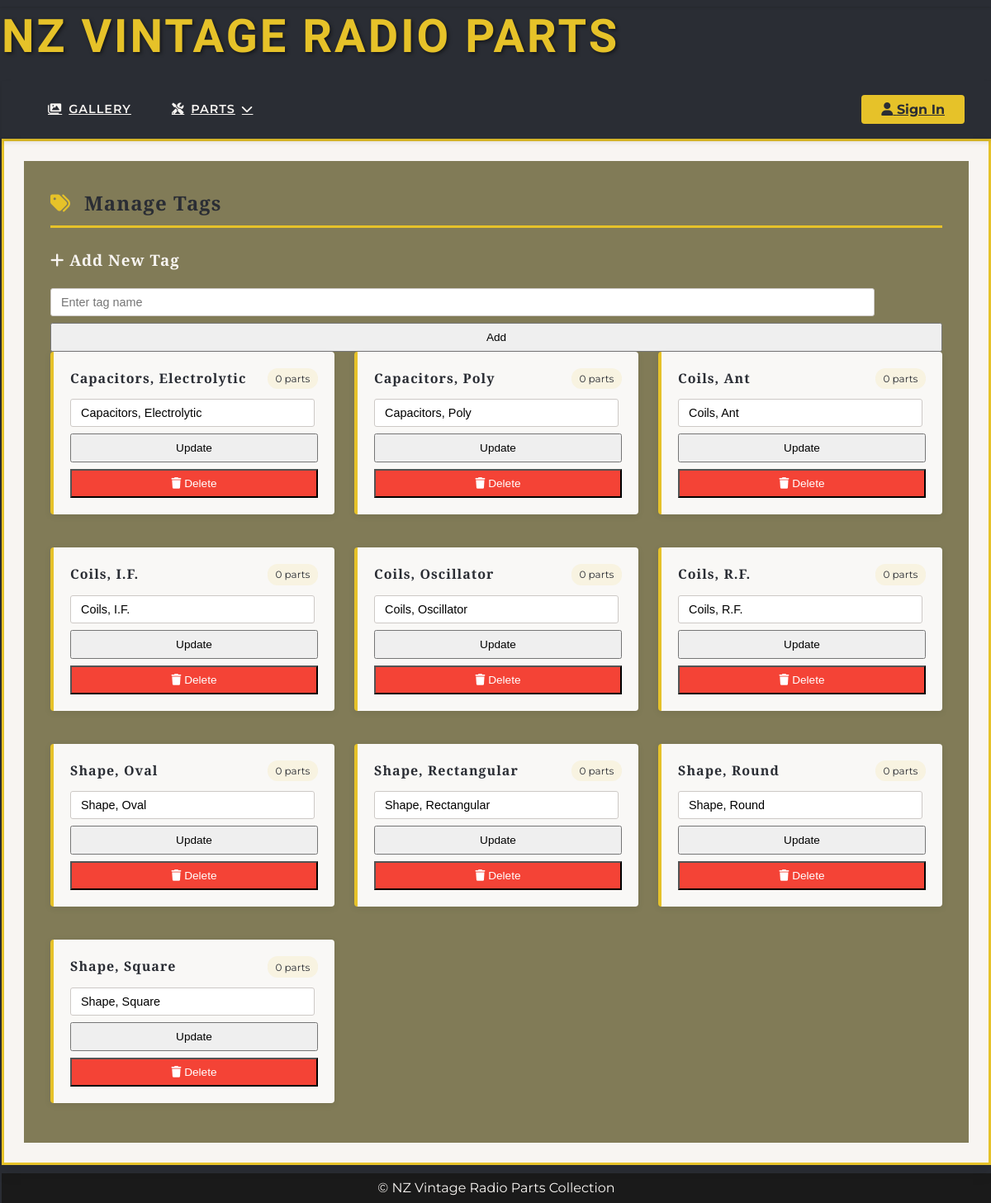
The app's page /tags/manage, older data.
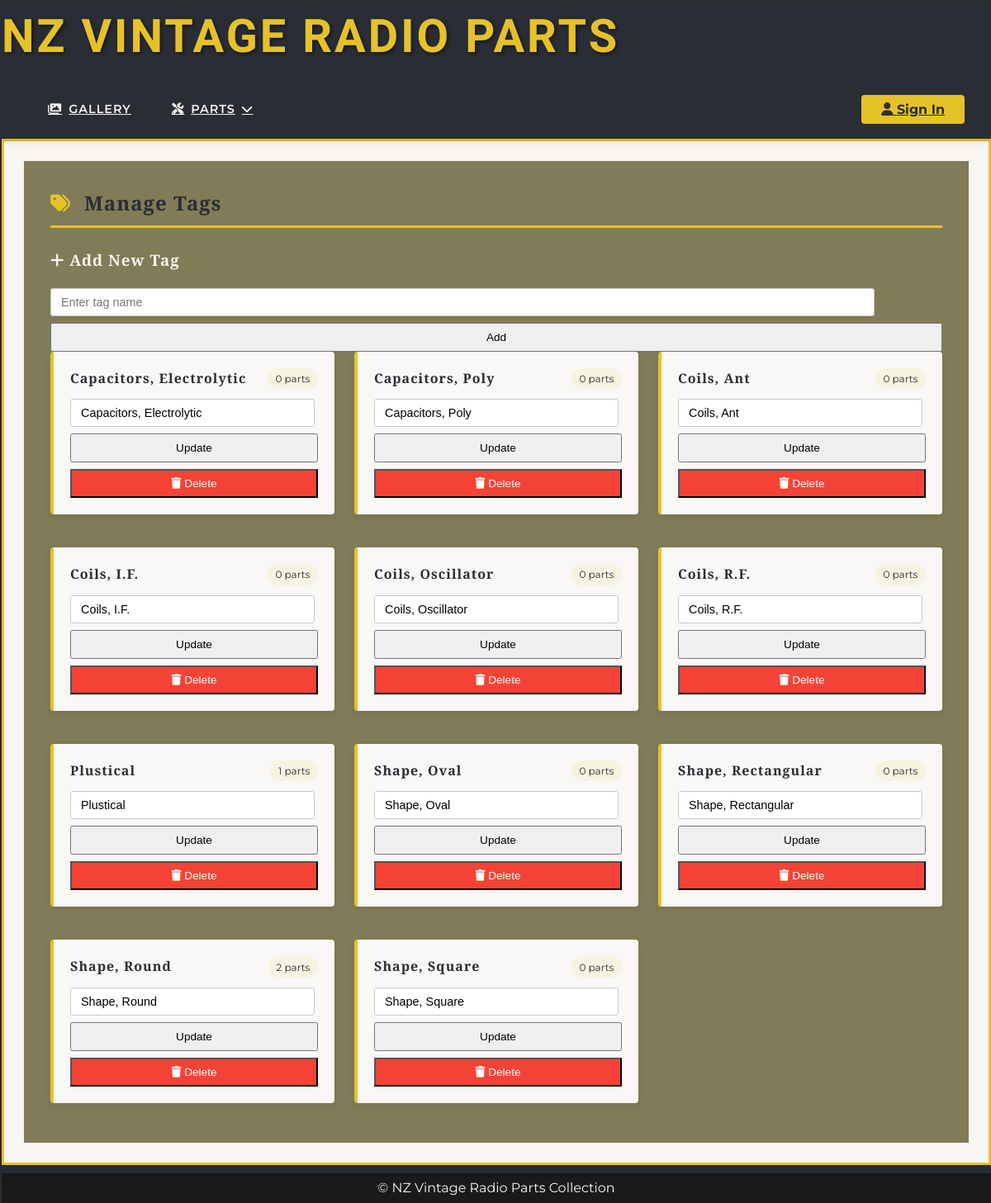
The same page, newer data.
### app/models.py (models this page shows, shortened)
class Tag(db.Model):
    __tablename__ = 'Tag'
    id = db.Column(db.Integer, primary_key=True, autoincrement=True)
    name = db.Column(db.String(100), nullable=False, unique=True)
    description = db.Column(db.String(255))
    slug = db.Column(db.String(100), nullable=False, unique=True, index=True)
    parts = db.relationship('Part', secondary=part_tags, back_populates='tags')

### app/blueprints/tags.py (the view)
@bp.route('/manage')
def manage_tags():
    tags = Tag.query.order_by(Tag.name).all()
    return render_template('manage_tags.html', tags=tags)

### app/templates/manage_tags.html (shortened to what this page needs)
{% extends 'layout.html' %}
{% block content %}
<div class="art-deco-card">
    <div class="tag-manager">
        <h2><i class="fas fa-tags"></i> Manage Tags</h2>
        <div class="add-tag-form">
            <h3><i class="fas fa-plus"></i> Add New Tag</h3>
            <form method="POST" action="{{ url_for('tags.add_tag') }}" class="tag-form">
                <input type="text" name="name" placeholder="Enter tag name" required>
                <button type="submit">Add</button>
            </form>
        </div>
        <div class="tag-list">
            {% for tag in tags %}
            <div class="tag-item">
                <div class="tag-header">
                    <h3 class="tag-name">{{ tag.name }}</h3>
                    <span class="tag-count">{{ tag.parts|length }} parts</span>
                </div>
                <form method="POST" action="{{ url_for('tags.edit_tag', tag_id=tag.id) }}" class="tag-form">
                    <input type="text" name="name" value="{{ tag.name }}" required>
                    <button type="submit">Update</button>
                </form>
                <form method="POST" action="{{ url_for('tags.delete_tag', tag_id=tag.id) }}" class="tag-form" style="margin-top: 0.5rem;">
                    <button type="submit" class="delete-btn">
                        <i class="fas fa-trash"></i> Delete
                    </button>
                </form>
            </div>
            {% else %}
            <div class="empty-state">
                <i class="fas fa-tags vintage-icon-large"></i>
                <h3>No Tags Yet</h3>
                <p>Add your first tag using the form above</p>
            </div>
            {% endfor %}
        </div>
    </div>
</div>
{% endblock %}

Row changes from the older to the newer data that the page shows:
added Tag: name "Plustical", parts|length "1"
changed Tag "Shape, Round": parts|length "0" → "2"
